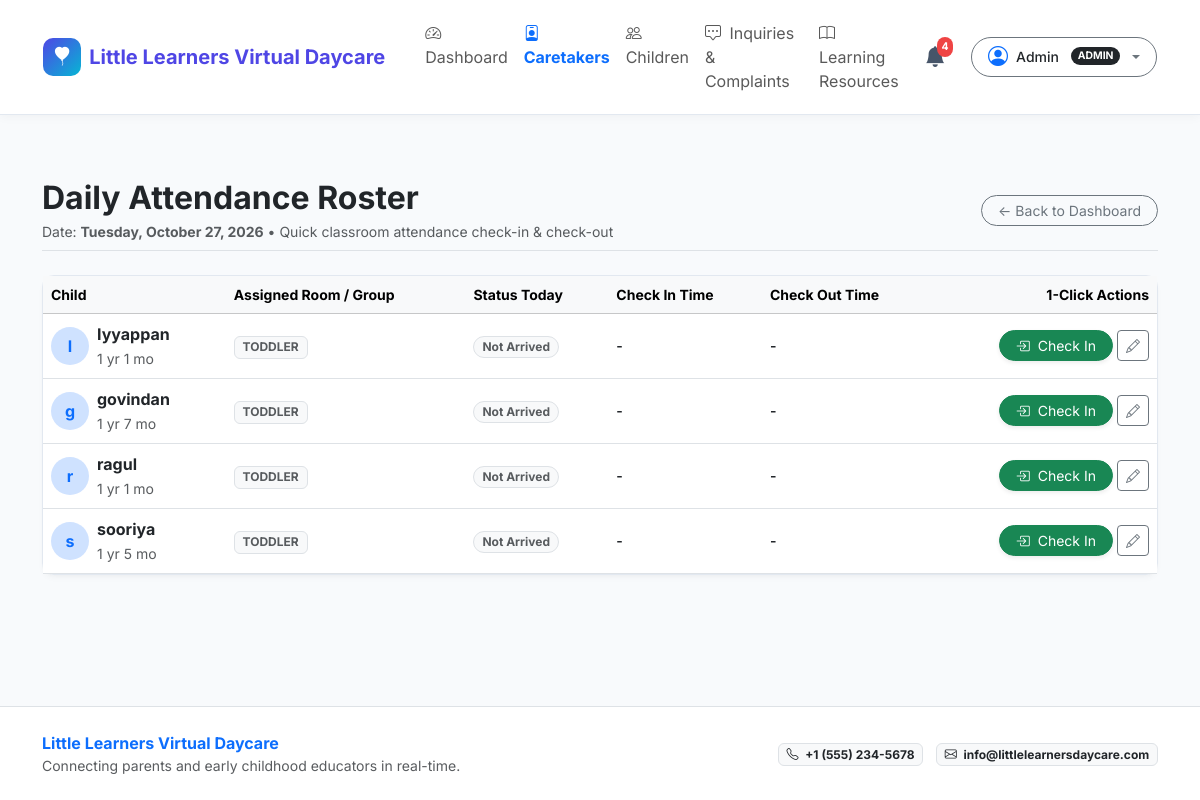
The app's page /caregiver/attendance (signed in) with its own data.
### models/user.py (models this page shows, shortened)
class User(UserMixin, db.Model):
    __tablename__ = 'users'
    id = db.Column(db.Integer, primary_key=True)
    name = db.Column(db.String(120), nullable=False)
    email = db.Column(db.String(120), unique=True, nullable=False, index=True)
    password_hash = db.Column(db.String(256), nullable=False)
    role = db.Column(db.String(20), nullable=False, default='parent') # 'admin', 'caregiver', 'parent'
    phone = db.Column(db.String(30), nullable=True)
    created_at = db.Column(db.DateTime, default=datetime.utcnow)
    is_approved = db.Column(db.Boolean, default=True) # caregivers need admin approval
    reset_token = db.Column(db.String(100), nullable=True, index=True)
    reset_token_expiry = db.Column(db.DateTime, nullable=True)
    parent_children = db.relationship('Child', back_populates='parent', foreign_keys='Child.parent_id', lazy='dynamic')
    assigned_children = db.relationship('Child', back_populates='caregiver', foreign_keys='Child.caregiver_id', lazy='dynamic')
    activity_logs = db.relationship('ActivityLog', back_populates='author', lazy='dynamic')
    photos_uploaded = db.relationship('Photo', back_populates='uploader', lazy='dynamic')
    sent_messages = db.relationship('Message', back_populates='sender', foreign_keys='Message.sender_id', lazy='dynamic')
    received_messages = db.relationship('Message', back_populates='receiver', foreign_keys='Message.receiver_id', lazy='dynamic')
    notifications = db.relationship('Notification', back_populates='user', lazy='dynamic', cascade='all, delete-orphan')
    complaints = db.relationship('Complaint', back_populates='user', lazy='dynamic')
    @property
    def is_admin(self):
        return self.role == 'admin'
    @property
    def is_caretaker(self):
        return self.role in ('caretaker', 'caregiver')
    @property
    def is_caregiver(self):
        return self.is_caretaker
    @property
    def is_parent(self):
        return self.role == 'parent'
    @property
    def display_role(self):
        if self.is_caretaker:
            return "Caretaker"
        return self.role.title()

### models/child.py (models this page shows, shortened)
class Child(db.Model):
    __tablename__ = 'children'
    id = db.Column(db.Integer, primary_key=True)
    name = db.Column(db.String(120), nullable=False)
    dob = db.Column(db.Date, nullable=False)
    gender = db.Column(db.String(20), nullable=True, default='unspecified')
    allergies = db.Column(db.Text, nullable=True)
    notes = db.Column(db.Text, nullable=True)
    photo_url = db.Column(db.String(255), nullable=True)
    qr_code_path = db.Column(db.String(255), nullable=True)
    parent_id = db.Column(db.Integer, db.ForeignKey('users.id'), nullable=False)
    caregiver_id = db.Column(db.Integer, db.ForeignKey('users.id'), nullable=True)
    created_at = db.Column(db.DateTime, default=datetime.utcnow)
    parent = db.relationship('User', foreign_keys=[parent_id], back_populates='parent_children')
    caregiver = db.relationship('User', foreign_keys=[caregiver_id], back_populates='assigned_children')
    activity_logs = db.relationship(
        'ActivityLog', back_populates='child', cascade='all, delete-orphan',
        order_by='ActivityLog.timestamp.desc()', lazy='dynamic'
    )
    photos = db.relationship(
        'Photo', back_populates='child', cascade='all, delete-orphan',
        order_by='Photo.timestamp.desc()', lazy='dynamic'
    )
    attendance_records = db.relationship(
        'Attendance', back_populates='child', cascade='all, delete-orphan',
        order_by='Attendance.date.desc()', lazy='dynamic'
    )
    messages = db.relationship(
        'Message', back_populates='child', cascade='all, delete-orphan',
        order_by='Message.timestamp.asc()', lazy='dynamic'
    )
    @property
    def age_string(self):
        if not self.dob:
            return "N/A"
        today = date.today()
        years = today.year - self.dob.year
        months = today.month - self.dob.month
        if today.day < self.dob.day:
            months -= 1
        if months < 0:
            years -= 1
            months += 12
        if years == 0:
            return f"{months} month{'s' if months != 1 else ''}"
        elif months == 0:
            return f"{years} year{'s' if years != 1 else ''}"
        else:
            return f"{years} yr{'s' if years != 1 else ''} {months} mo"
    @property
    def age_group(self):
        if not self.dob:
            return "all"
        today = date.today()
        age_years = (today - self.dob).days / 365.25
        if age_years < 1.0:
            return "infant"
        elif age_years < 3.0:
            return "toddler"
        else:
            return "preschool"
    @property
    def today_attendance(self):
        from models.attendance import Attendance
        today = date.today()
        return Attendance.query.filter_by(child_id=self.id, date=today).first()
    @property
    def is_checked_in(self):
        att = self.today_attendance
        return att is not None and att.check_in_time is not None and att.check_out_time is None
    @property
    def is_checked_out(self):
        att = self.today_attendance
        return att is not None and att.check_out_time is not None

### routes/caregiver.py (the view)
@caregiver_bp.route('/attendance')
def roster_attendance():
    if current_user.is_admin:
        children = Child.query.order_by(Child.name.asc()).all()
    else:
        children = Child.query.filter_by(caregiver_id=current_user.id).order_by(Child.name.asc()).all()
    today = date.today()
    return render_template('caregiver/attendance_roster.html', children=children, today=today)

### templates/caregiver/attendance_roster.html (shortened to what this page needs)
{% extends "base.html" %}
{% block content %}
<div class="container py-4">
  <div class="d-flex flex-column flex-md-row justify-content-between align-items-start align-items-md-center gap-2 mb-4 pb-2 border-bottom">
    <div>
      <h2 class="fw-bold text-dark mb-1">Daily Attendance Roster</h2>
      <p class="text-muted small mb-0">Date: <strong>{{ today.strftime('%A, %B %d, %Y') }}</strong> &bull; Quick classroom attendance check-in & check-out</p>
    </div>
    <div class="d-flex gap-2">
      <a href="{{ url_for('caregiver.dashboard') }}" class="btn btn-outline-secondary btn-sm rounded-pill px-3">
        &larr; Back to Dashboard
      </a>
    </div>
  </div>
  <div class="card card-custom">
    <div class="card-body p-0">
      {% if children %}
        <div class="table-responsive">
          <table class="table table-hover align-middle mb-0">
            <thead class="table-light small text-muted">
              <tr>
                <th>Child</th>
                <th>Assigned Room / Group</th>
                <th>Status Today</th>
                <th>Check In Time</th>
                <th>Check Out Time</th>
                <th class="text-end">1-Click Actions</th>
              </tr>
            </thead>
            <tbody>
              {% for child in children %}
                {% set att = child.today_attendance %}
                <tr>
                  <td>
                    <div class="d-flex align-items-center gap-2">
                      <div class="rounded-circle bg-primary-subtle text-primary fw-bold" style="width: 38px; height: 38px; display: flex; align-items: center; justify-content: center;">
                        {{ child.name[:1] }}
                      </div>
                      <div>
                        <strong class="text-dark d-block">{{ child.name }}</strong>
                        <small class="text-muted">{{ child.age_string }}</small>
                      </div>
                    </div>
                  </td>
                  <td>
                    <span class="badge bg-light text-muted border text-uppercase">{{ child.age_group }}</span>
                  </td>
                  <td>
                    {% if child.is_checked_in %}
                      <span class="badge bg-success rounded-pill px-2 py-1"><i class="bi bi-check-circle me-1"></i> In Daycare</span>
                    {% elif child.is_checked_out %}
                      <span class="badge bg-secondary rounded-pill px-2 py-1"><i class="bi bi-box-arrow-right me-1"></i> Picked Up</span>
                    {% elif att and att.status == 'absent' %}
                      <span class="badge bg-danger rounded-pill px-2 py-1">Absent</span>
                    {% else %}
                      <span class="badge bg-light text-muted border rounded-pill px-2 py-1">Not Arrived</span>
                    {% endif %}
                  </td>
                  <td class="small fw-semibold text-dark">
                    {{ att.formatted_check_in if att else '-' }}
                  </td>
                  <td class="small fw-semibold text-dark">
                    {{ att.formatted_check_out if att else '-' }}
                  </td>
                  <td class="text-end">
                    <div class="d-inline-flex gap-1">
                      {% if not att or not att.check_in_time %}
                        <form method="POST" action="{{ url_for('caregiver.mark_child_attendance', child_id=child.id) }}" class="d-inline">
                          <button type="submit" class="btn btn-sm btn-success rounded-pill px-3 shadow-sm">
                            <i class="bi bi-box-arrow-in-right me-1"></i> Check In
                          </button>
                        </form>
                      {% else %}
                        <span class="badge bg-light text-success border px-2 py-1 small"><i class="bi bi-check2-all me-1"></i> Done</span>
                      {% endif %}
                      <a href="{{ url_for('caregiver.mark_child_attendance', child_id=child.id) }}" class="btn btn-sm btn-outline-secondary" title="Details">
                        <i class="bi bi-pencil"></i>
                      </a>
                    </div>
                  </td>
                </tr>
              {% endfor %}
            </tbody>
          </table>
        </div>
      {% else %}
        <div class="text-center py-5 text-muted">
          No children assigned to roster.
        </div>
      {% endif %}
    </div>
  </div>
</div>
{% endblock %}

### templates/base.html (shortened to what this page needs)
<!DOCTYPE html>
<html lang="en">
<head>
  <link href="https://cdn.jsdelivr.net/npm/bootstrap@5.3.3/dist/css/bootstrap.min.css" rel="stylesheet">
  <link href="https://cdn.jsdelivr.net/npm/bootstrap-icons@1.11.3/font/bootstrap-icons.min.css" rel="stylesheet">
  <link rel="stylesheet" href="{{ url_for('static', filename='css/style.css') }}">
</head>
<body>
  <nav class="navbar navbar-expand-lg navbar-custom sticky-top">
    <div class="container-fluid px-lg-4">
      <a class="navbar-brand brand-logo" href="{{ url_for('index') }}">
        <div class="brand-icon">
          <i class="bi bi-balloon-heart-fill"></i>
        </div>
        <span>{{ daycare_name }}</span>
      </a>
      <div class="collapse navbar-collapse" id="navbarMain">
        <ul class="navbar-nav me-auto mb-2 mb-lg-0 ms-lg-3">
          {% if current_user.is_authenticated %}
            {% if current_user.is_admin %}
              <li class="nav-item">
                <a class="nav-link {% if request.endpoint == 'admin.dashboard' %}active fw-bold text-primary{% endif %}" href="{{ url_for('admin.dashboard') }}">
                  <i class="bi bi-speedometer2 me-1"></i> Dashboard
                </a>
              </li>
              <li class="nav-item">
                <a class="nav-link {% if 'caregiver' in request.endpoint %}active fw-bold text-primary{% endif %}" href="{{ url_for('admin.caregivers') }}">
                  <i class="bi bi-person-badge me-1"></i> Caretakers
                </a>
              </li>
              <li class="nav-item">
                <a class="nav-link {% if 'children' in request.endpoint or 'child' in request.endpoint %}active fw-bold text-primary{% endif %}" href="{{ url_for('admin.children') }}">
                  <i class="bi bi-people me-1"></i> Children
                </a>
              </li>
              <li class="nav-item">
                <a class="nav-link {% if 'complaint' in request.endpoint %}active fw-bold text-primary{% endif %}" href="{{ url_for('admin.complaints') }}">
                  <i class="bi bi-chat-square-dots me-1"></i> Inquiries & Complaints
                </a>
              </li>
              <li class="nav-item">
                <a class="nav-link {% if 'learning' in request.endpoint %}active fw-bold text-primary{% endif %}" href="{{ url_for('admin.learning') }}">
                  <i class="bi bi-book me-1"></i> Learning Resources
                </a>
              </li>
            {% endif %}
          {% endif %}
        </ul>
        <div class="d-flex align-items-center gap-3">
          {% if current_user.is_authenticated %}
            <div class="dropdown">
              <button class="notification-bell-btn position-relative" type="button" id="notificationBellBtn" data-bs-toggle="dropdown" aria-expanded="false">
                <i class="bi bi-bell-fill"></i>
                <span id="notificationBadge" class="notification-badge {% if unread_notifs_count == 0 %}d-none{% endif %}">
                  {{ unread_notifs_count }}
                </span>
              </button>
            </div>
            <div class="dropdown">
              <button class="btn btn-sm btn-outline-secondary dropdown-toggle d-flex align-items-center gap-2 rounded-pill px-3 py-1" type="button" data-bs-toggle="dropdown" aria-expanded="false">
                <i class="bi bi-person-circle fs-5 text-primary"></i>
                <span class="fw-medium text-dark">{{ current_user.name }}</span>
                <span class="badge {% if current_user.is_admin %}bg-dark{% elif current_user.is_caregiver %}bg-success{% else %}bg-primary{% endif %} rounded-pill ms-1 text-uppercase" style="font-size: 0.65rem;">
                  {{ current_user.display_role }}
                </span>
              </button>
            </div>
          {% else %}
            <a href="{{ url_for('auth.login') }}" class="btn btn-outline-primary btn-sm px-3 rounded-pill fw-medium">Sign In</a>
            <a href="{{ url_for('auth.register') }}" class="btn btn-primary btn-sm px-3 rounded-pill fw-medium">Register</a>
          {% endif %}
        </div>
      </div>
    </div>
  </nav>
  <div class="toast-container position-fixed bottom-0 end-0 p-3" id="toastContainer" style="z-index: 1090;"></div>
  <main class="py-4">
    {% block content %}{% endblock %}
  </main>
  <footer class="bg-white border-top py-4 mt-auto">
    <div class="container">
      <div class="row align-items-center gy-3">
        <div class="col-md-6 text-center text-md-start">
          <span class="fw-bold text-primary">{{ daycare_name }}</span>
          <p class="text-muted small mb-0">Connecting parents and early childhood educators in real-time.</p>
        </div>
        <div class="col-md-6 text-center text-md-end">
          <span class="badge bg-light text-dark border me-2"><i class="bi bi-telephone me-1"></i> {{ daycare_phone }}</span>
          <span class="badge bg-light text-dark border"><i class="bi bi-envelope me-1"></i> {{ daycare_email }}</span>
        </div>
      </div>
    </div>
  </footer>
</body>
</html>

### records on screen
User: name "Admin", display_role "ADMIN"
Child: name "I", name "Iyyappan", age_string "1 yr 1 mo", age_group "TODDLER", shows "Not Arrived", formatted_check_in "-", formatted_check_out "-"
Child: name "g", name "govindan", age_string "1 yr 7 mo", age_group "TODDLER", shows "Not Arrived", formatted_check_in "-", formatted_check_out "-"
Child: name "r", name "ragul", age_string "1 yr 1 mo", age_group "TODDLER", shows "Not Arrived", formatted_check_in "-", formatted_check_out "-"
Child: name "s", name "sooriya", age_string "1 yr 5 mo", age_group "TODDLER", shows "Not Arrived", formatted_check_in "-", formatted_check_out "-"

### other values on screen
{{ daycare_name }} "Little Learners Virtual Daycare"
{{ unread_notifs_count }} "4"
{{ daycare_phone }} "+1 (555) 234-5678"
{{ daycare_email }} "info@littlelearnersdaycare.com"
